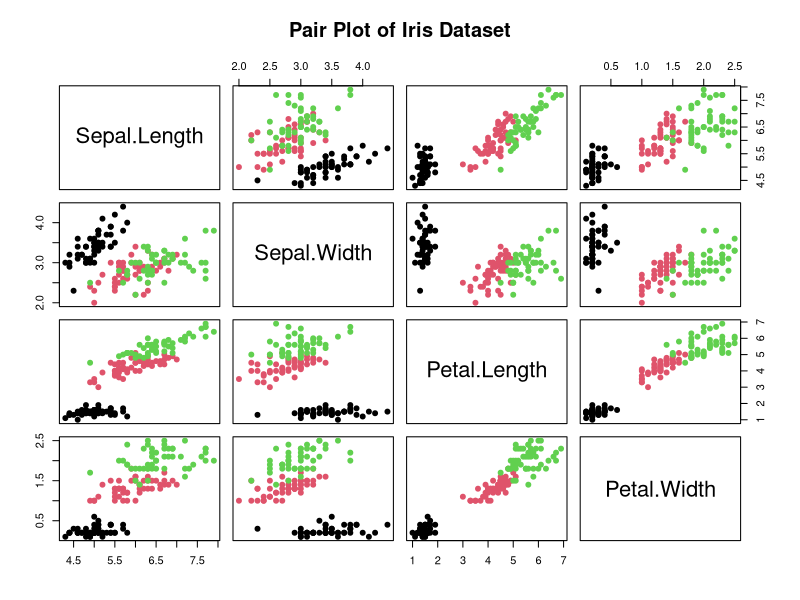

Here is the R script that generated this plot:

#pair plot
# Load the Iris dataset (it's built into R)
data(iris)
# Create a pair plot for the Iris dataset
pairs(iris[, 1:4], pch = 19, col = iris$Species,
      main = "Pair Plot of Iris Dataset")
